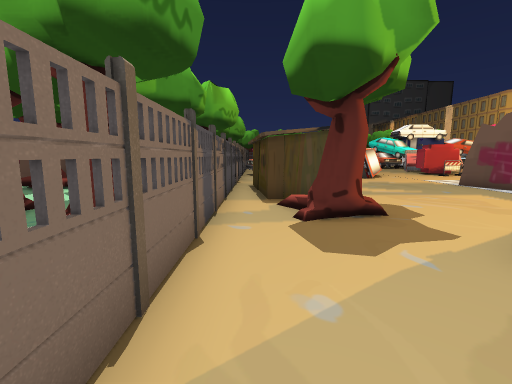
[1] (above)

24 first-person views from a walk through a Unity game level. The camera is 1.3 m above the floor, tilts 8° down and sees 90° across. The floor is counted in squares, 1 m on a side. Each view is taken from the middle of a square. On the plan, view 1 faces up. The plan holds only what a view shows up to about 13 squares ahead; the rest is blank. The place goes on beyond the plan. The player character is not drawn. Some animated figures are left out. Some surface patterns are stand-ins.

[2]
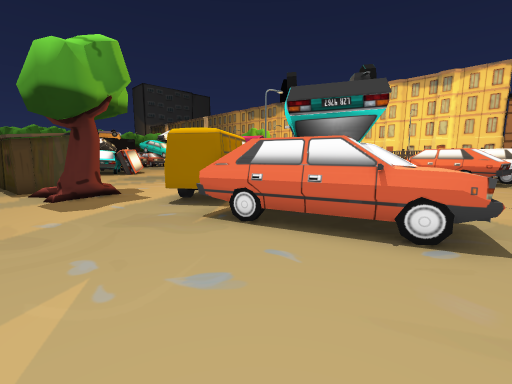

[3]
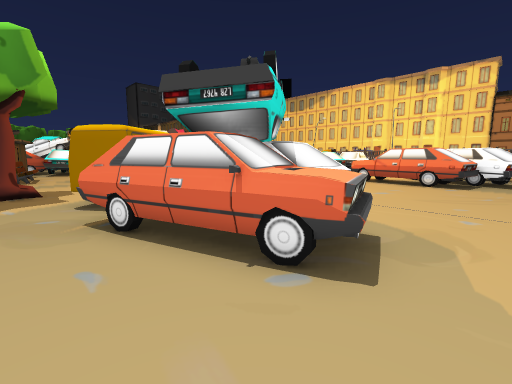

[4]
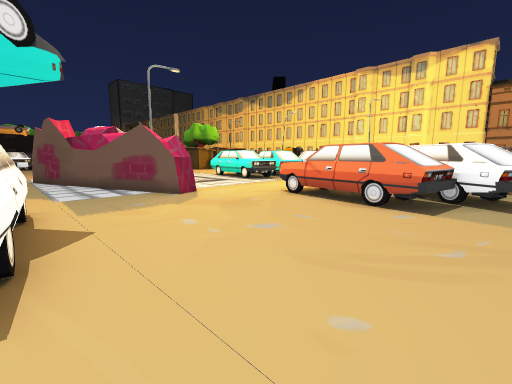

[5]
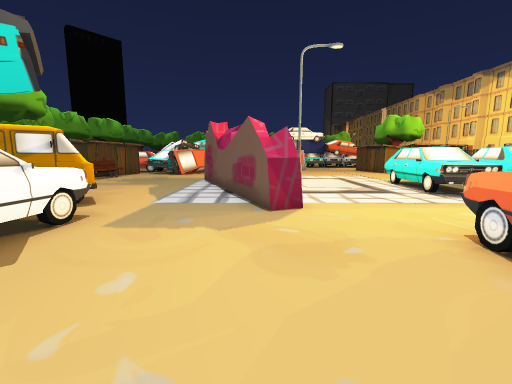

[6]
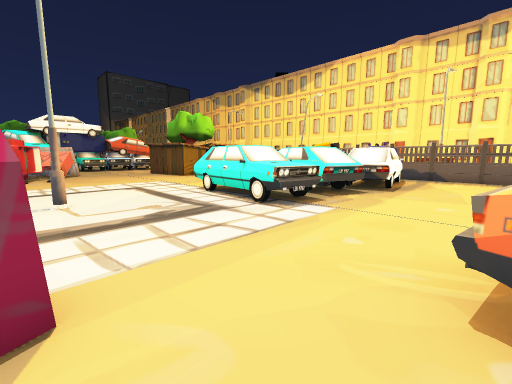

[7]
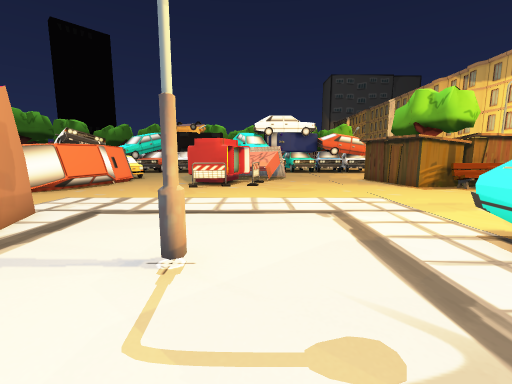

[8]
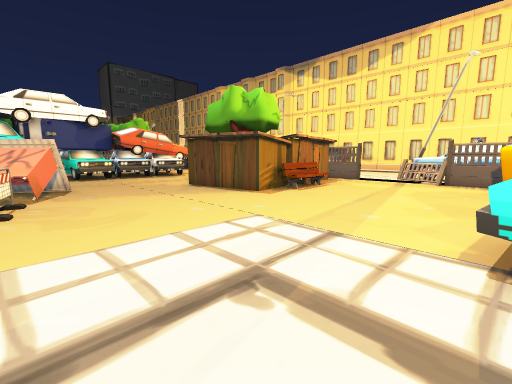

[9]
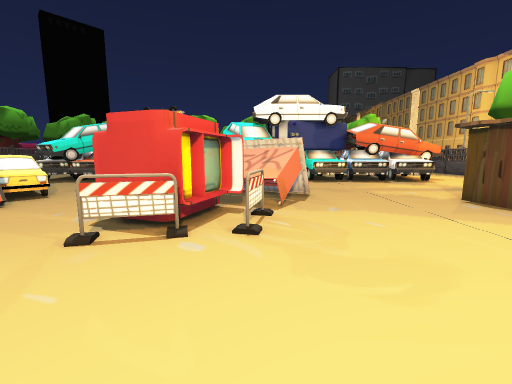

[10]
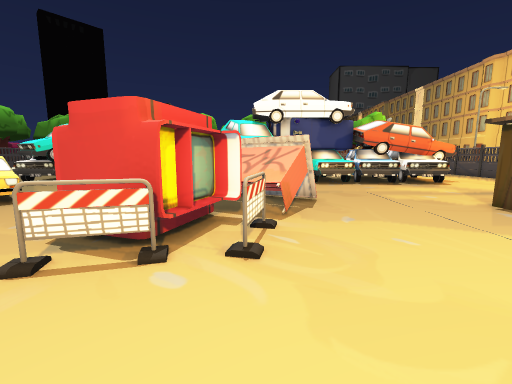

[11]
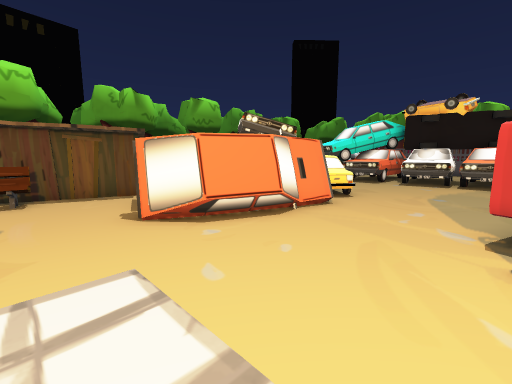

[12]
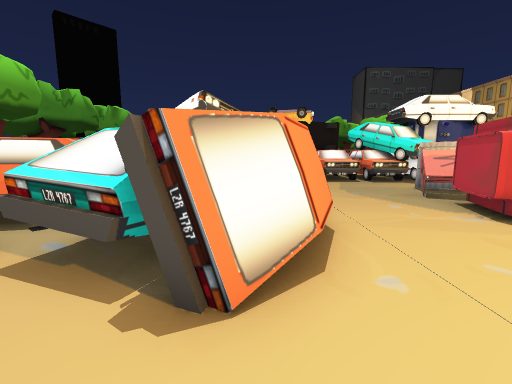

[13]
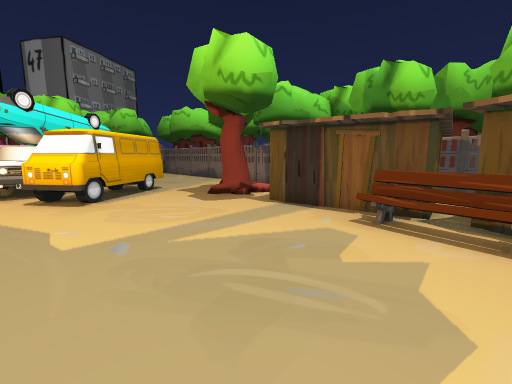

[14]
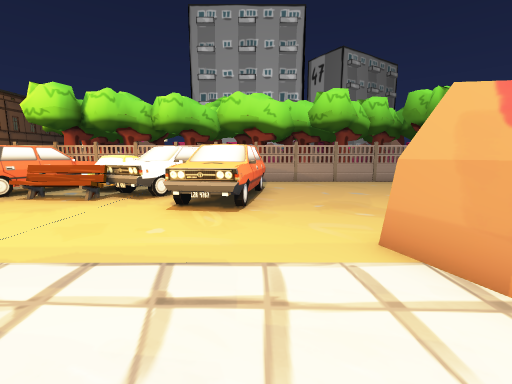

[15]
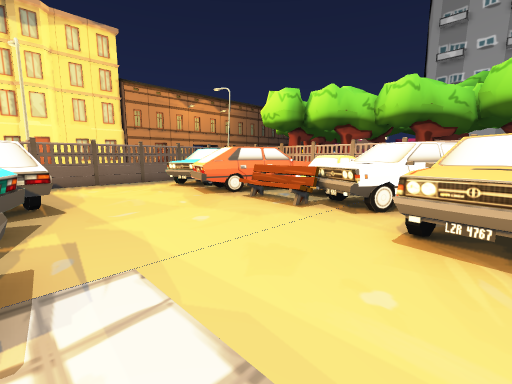

[16]
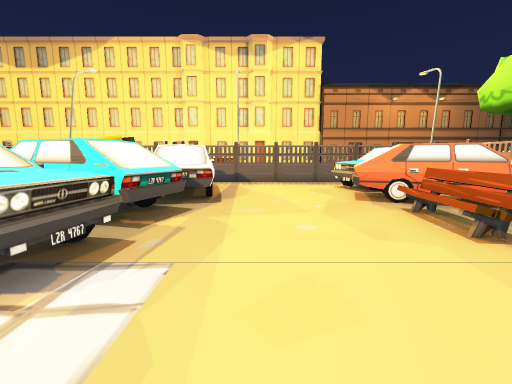

[17]
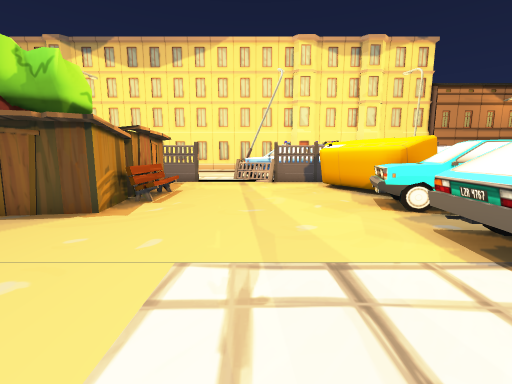

[18]
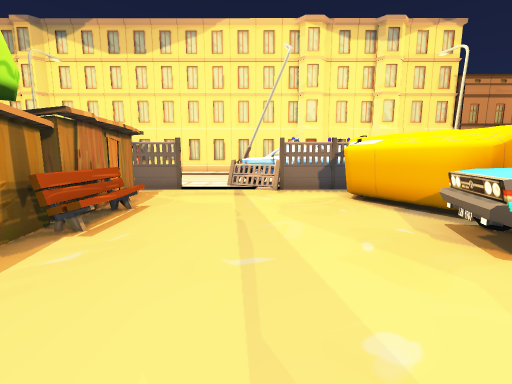

[19]
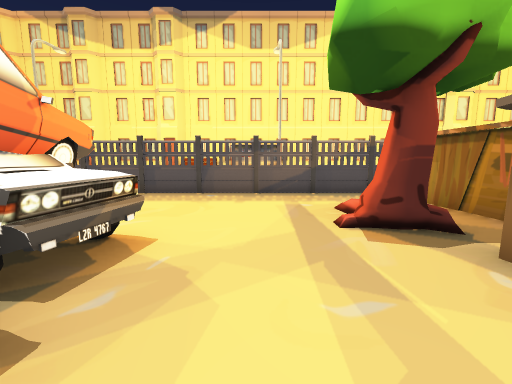

[20]
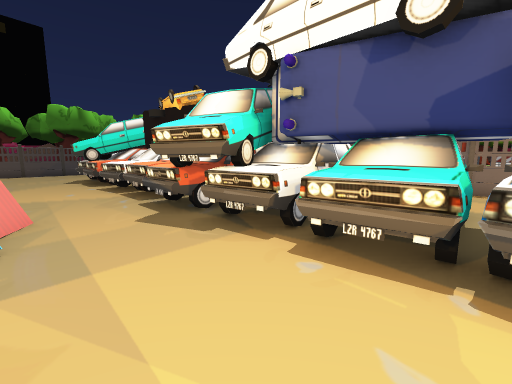

[21]
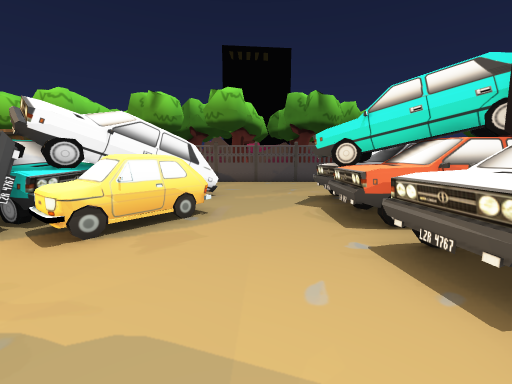

[22]
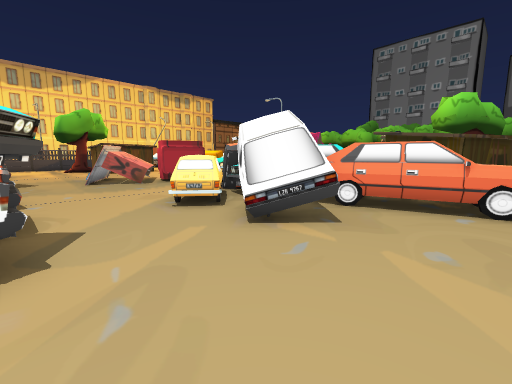

[23]
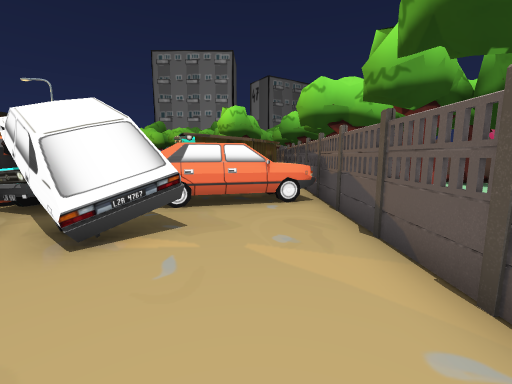

[24]
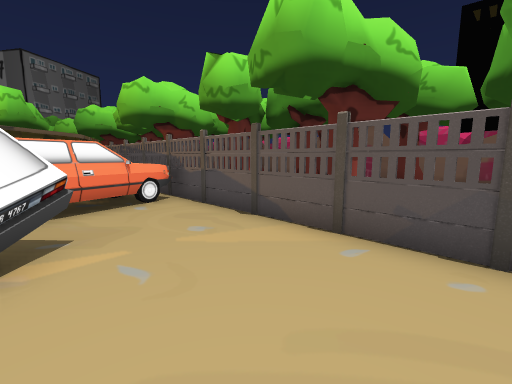

### Floor plan
Key: @ floor where view 1 was taken; # wall or solid block; . floor; S streetlight; K kiosk; O other object.
Columns run from 1 left of view 1 to 30 right of it. Each row starts with its distance up from view 1.
 27 #...OOOOOOOOOOOO#OOOOOOOOOO...#
 26 #....OOOOOOOOOOOOOOOOOOOOO....#
 25 #...............O.............#
 24 #.............................#
 23 #....O.O......OO..............#
 22 #...OOOOOO....OOOO........O...#
 21 #..OOOOOOO...OO OOO....OOOO  .#
 20 #... OOO O...KKKOO....O  ...  #
 19 #OOOO OOOO...KKKK.....OO  OOO #
 18 #O OO  O O...KKKO......O      #
 17 # OO.OO  O....O........OOOOOOO#
 16 # O OOO OO..............OOOO..#.
 15 # O O.OOO.......................
 14 #O OO..........................O
 13 #O OO.........................OS
 12 #OOOO.........................#O
 11 #O OO......#..................#O
 10 #O O.......# .......OO.OO.OOOO#O
  9 #O O.......# ..S...OOO.OOOOOO #O
  8 #OOO.......##......OO OOOOOO  #
  7 #...........# .....OOOO  OO
  6 #.OO........##.....OOOOO OO
  5 #..O...OO....##....OOOOOOOOOO #
  4 #.....OOOO...##.........OOO...#
  3 #...OO OOO...##...............#
  2 #....OO  O....................#
  1 #...O  OOO......OOO...........#
  0  @..OOOO O......OOO..OOOOOOOO.#
 -1  ...OO #OO......OOOOOOOOOOOOO.#
 -2  ....OOOOO......O  OOOO.O  OO #
 -3  ....OOO........OO OOOOOO     #
 -4  ....OOO........OOOO O O
 -5    ..............OOO
 -6          ########    #######

Where each view was taken, in squares from view 1:
view 1: 0 up, 0 right, facing up
view 2: 4 down, 0 right, facing up-right
view 3: 5 down, 2 right, facing up-right
view 4: 5 down, 8 right, facing up-right
view 5: 3 down, 12 right, facing up
view 6: 1 up, 13 right, facing up-right
view 7: 6 up, 15 right, facing up
view 8: 10 up, 15 right, facing up-right
view 9: 13 up, 15 right, facing up
view 10: 14 up, 15 right, facing up
view 11: 13 up, 12 right, facing up-left
view 12: 13 up, 7 right, facing up
view 13: 13 up, 8 right, facing down-left
view 14: 7 up, 15 right, facing down
view 15: 5 up, 16 right, facing down-right
view 16: 3 up, 16 right, facing right
view 17: 13 up, 16 right, facing right
view 18: 13 up, 19 right, facing right
view 19: 24 up, 20 right, facing right
view 20: 23 up, 20 right, facing up-left
view 21: 24 up, 12 right, facing left
view 22: 26 up, 0 right, facing down-right
view 23: 26 up, 1 right, facing down
view 24: 26 up, 3 right, facing down-left
